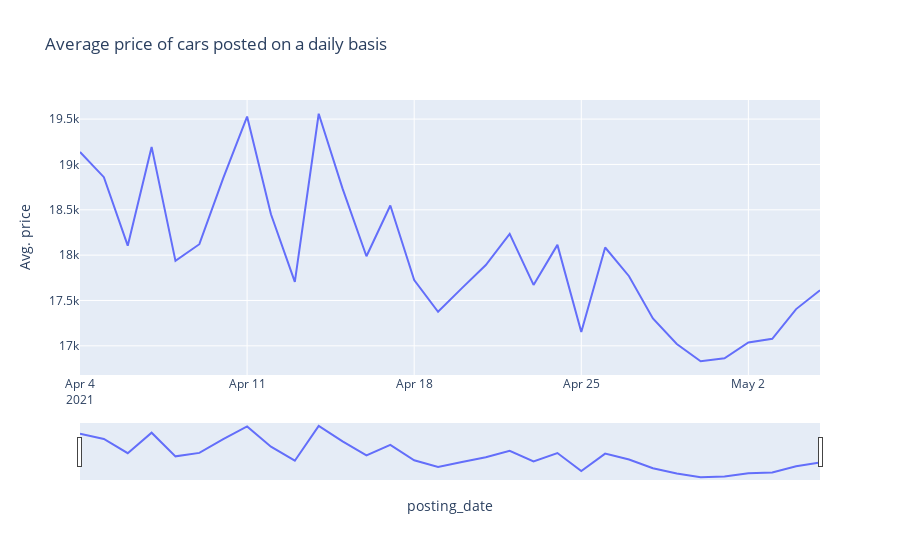

Here is the notebook cell this chart was saved with:
### Code cell
# Plotting time linegraph of average price of cars posted per day
fig = px.line(data_frame=avg_price_day, x='posting_date', y='Avg. price', 
              title="Average price of cars posted on a daily basis",
              hover_data=['Counts'])
fig.update_xaxes(rangeslider_visible=True)
fig.show()

### Figure 1 — Plotly figure (JSON) as saved in the notebook; plotly's stock layout.template omitted (floating-point values rounded to 4 significant figures)
{"data": [{"customdata": [[1027], [2538], [2484], [2762], [3035], [3567], [2921], [1508], [2822], [2954], [3335], [3284], [4023], [3743], [1883], [3376], [3631], [4180], [5005], [5252], [5101], [2324], [4790], [5917], [6283], [7037], [8957], [9410], [5779], [12090], [12878], [669]], "hovertemplate": "posting_date=%{x}<br>Avg. price=%{y}<br>Counts=%{customdata[0]}<extra></extra>", "legendgroup": "", "line": {"color": "#636efa", "dash": "solid"}, "marker": {"symbol": "circle"}, "mode": "lines", "name": "", "orientation": "v", "showlegend": false, "type": "scatter", "x": ["2021-04-04T00:00:00+00:00", "2021-04-05T00:00:00+00:00", "2021-04-06T00:00:00+00:00", "2021-04-07T00:00:00+00:00", "2021-04-08T00:00:00+00:00", "2021-04-09T00:00:00+00:00", "2021-04-10T00:00:00+00:00", "2021-04-11T00:00:00+00:00", "2021-04-12T00:00:00+00:00", "2021-04-13T00:00:00+00:00", "2021-04-14T00:00:00+00:00", "2021-04-15T00:00:00+00:00", "2021-04-16T00:00:00+00:00", "2021-04-17T00:00:00+00:00", "2021-04-18T00:00:00+00:00", "2021-04-19T00:00:00+00:00", "2021-04-20T00:00:00+00:00", "2021-04-21T00:00:00+00:00", "2021-04-22T00:00:00+00:00", "2021-04-23T00:00:00+00:00", "2021-04-24T00:00:00+00:00", "2021-04-25T00:00:00+00:00", "2021-04-26T00:00:00+00:00", "2021-04-27T00:00:00+00:00", "2021-04-28T00:00:00+00:00", "2021-04-29T00:00:00+00:00", "2021-04-30T00:00:00+00:00", "2021-05-01T00:00:00+00:00", "2021-05-02T00:00:00+00:00", "2021-05-03T00:00:00+00:00", "2021-05-04T00:00:00+00:00", "2021-05-05T00:00:00+00:00"], "xaxis": "x", "y": [19140.0, 18860.0, 18100.0, 19190.0, 17940.0, 18120.0, 18850.0, 19530.0, 18450.0, 17710.0, 19560.0, 18730.0, 17990.0, 18550.0, 17720.0, 17380.0, 17640.0, 17890.0, 18230.0, 17670.0, 18110.0, 17150.0, 18080.0, 17770.0, 17300.0, 17020.0, 16830.0, 16860.0, 17040.0, 17080.0, 17410.0, 17610.0], "yaxis": "y"}], "layout": {"legend": {"tracegroupgap": 0}, "title": {"text": "Average price of cars posted on a daily basis"}, "xaxis": {"anchor": "y", "domain": [0, 1], "rangeslider": {"visible": true}, "title": {"text": "posting_date"}}, "yaxis": {"anchor": "x", "domain": [0, 1], "title": {"text": "Avg. price"}}}}
